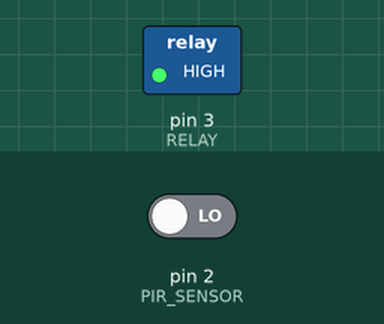
The sketch below on a simulated Arduino Uno, built with avr-gcc and run on an emulated ATmega328P. Parts: switched loads named in the sketch (green lamp = pin HIGH). Inputs (shaded band) come from the test bench; at power-on: pin 2 (PIR_SENSOR) LOW.

Above: at 1.2 s.
1.3 s: pin 2 (PIR_SENSOR) driven HIGH
At 2.4 s:
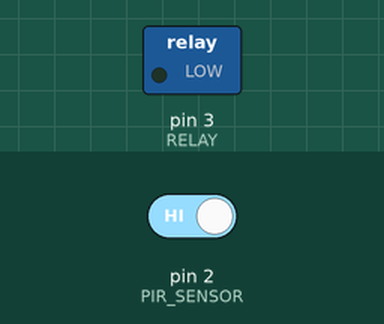
2.8 s: pin 2 (PIR_SENSOR) driven LOW
At 3.6 s:
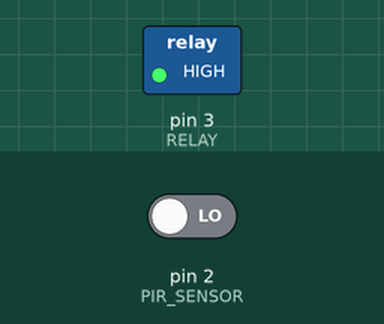
Timing chart, 0 to 5.8 s (numbered marks = the images above; inputs shaded):
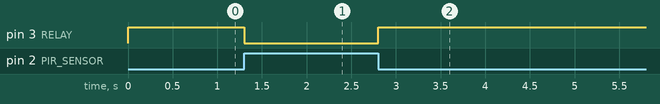

The sketch:

PROJECT-CODE_.ino
```cpp
#define PIR_SENSOR 2  // PIR sensor connected to pin 2
#define RELAY 3       // Relay connected to pin 3

void setup() {
  pinMode(PIR_SENSOR, INPUT);
  pinMode(RELAY, OUTPUT);
  digitalWrite(RELAY, HIGH); // Ensure the relay is OFF initially (active LOW)
  // Serial.begin(9600); // Uncomment for debugging
}

void loop() {
  int motionDetected = digitalRead(PIR_SENSOR);

  if (motionDetected == HIGH) {
    digitalWrite(RELAY, LOW); // Turn ON the relay (active LOW)
    // Serial.println("Motion detected! Relay ON."); // Uncomment for debugging
  } else {
    digitalWrite(RELAY, HIGH); // Turn OFF the relay (active LOW)
    // Serial.println("No motion. Relay OFF."); // Uncomment for debugging
  }

  delay(100); // Small delay to stabilize readings
}
```

Measured:
- after the input at 1.3 s, pin 3 (RELAY): HIGH → LOW at once
- after the input at 2.8 s, pin 3 (RELAY): LOW → HIGH at once
